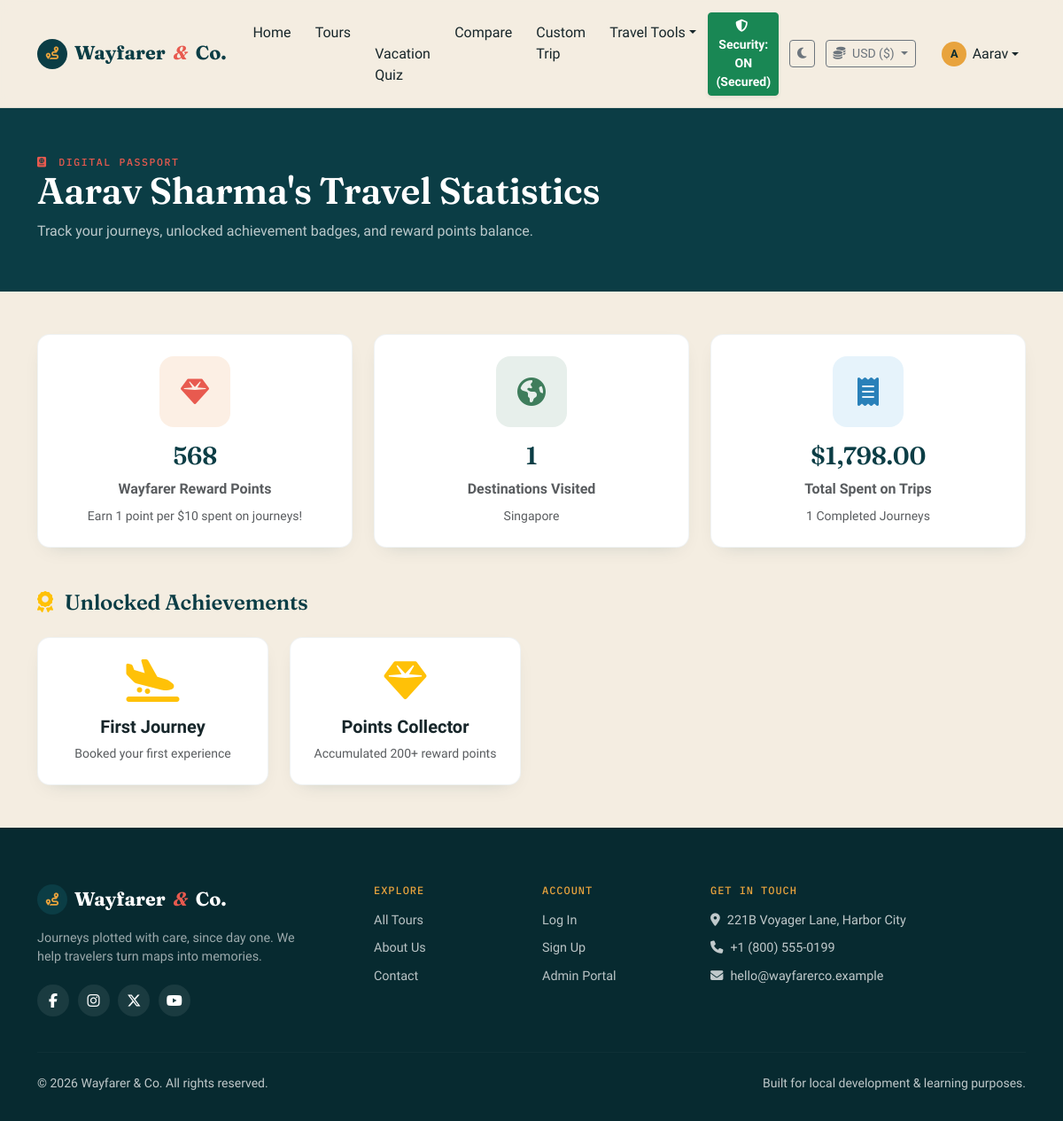
Page /profile/passport (signed in) on the committed database.
### models/user.py (models this page shows, shortened)
class User(db.Model):
    __tablename__ = "users"
    id = db.Column(db.Integer, primary_key=True)
    name = db.Column(db.String(120), nullable=False)
    email = db.Column(db.String(150), unique=True, nullable=False, index=True)
    phone = db.Column(db.String(20), nullable=True)
    password_hash = db.Column(db.String(255), nullable=False)
    role = db.Column(db.String(20), nullable=False, default="user")  # 'user' or 'admin'
    reward_points = db.Column(db.Integer, default=100, nullable=False)
    referral_code = db.Column(db.String(30), unique=True, nullable=True)
    is_active = db.Column(db.Boolean, default=True, nullable=False)
    created_at = db.Column(db.DateTime, default=datetime.utcnow)
    bookings = db.relationship("Booking", backref="user", lazy=True, cascade="all, delete-orphan")
    feedbacks = db.relationship("Feedback", backref="user", lazy=True, cascade="all, delete-orphan")
    favorites = db.relationship("Favorite", backref="user", lazy=True, cascade="all, delete-orphan")
    def is_admin(self):
        return self.role == "admin"

### models/tour.py (models this page shows, shortened)
class Tour(db.Model):
    __tablename__ = "tours"
    id = db.Column(db.Integer, primary_key=True)
    name = db.Column(db.String(150), nullable=False)
    destination = db.Column(db.String(100), nullable=False, index=True)
    category = db.Column(db.String(50), nullable=False, default="General")
    description = db.Column(db.Text, nullable=False, default="")
    itinerary = db.Column(db.Text, nullable=True)
    duration = db.Column(db.String(50), nullable=False, default="")  # e.g. "5 Days / 4 Nights"
    price = db.Column(db.Float, nullable=False, default=0.0)
    child_price = db.Column(db.Float, nullable=False, default=0.0)
    available_seats = db.Column(db.Integer, nullable=False, default=0)
    start_date = db.Column(db.Date, nullable=True)
    end_date = db.Column(db.Date, nullable=True)
    image_url = db.Column(db.String(400), nullable=True)
    included = db.Column(db.Text, nullable=True)
    excluded = db.Column(db.Text, nullable=True)
    rating = db.Column(db.Float, nullable=False, default=4.5)
    difficulty = db.Column(db.String(30), nullable=False, default="Easy")  # Easy, Moderate, Challenging, Expedition
    season = db.Column(db.String(30), nullable=False, default="All Year")   # Spring, Summer, Autumn, Winter, All Year
    tags = db.Column(db.String(200), nullable=True, default="Popular, Recommended")  # Comma separated
    latitude = db.Column(db.Float, nullable=True, default=46.8182)
    longitude = db.Column(db.Float, nullable=True, default=8.2275)
    max_seats = db.Column(db.Integer, nullable=False, default=30)
    is_active = db.Column(db.Boolean, default=True, nullable=False)
    created_at = db.Column(db.DateTime, default=datetime.utcnow)
    bookings = db.relationship("Booking", backref="tour", lazy=True)
    feedbacks = db.relationship("Feedback", backref="tour", lazy=True)
    favorited_by = db.relationship("Favorite", backref="tour", lazy=True)

### routes/api.py (the view)
@api_bp.route("/profile/passport")
@login_required
def user_passport():
    user = get_current_user()
    user_bookings = Booking.query.filter_by(user_id=user.id).all()
    completed_bookings = [b for b in user_bookings if b.status == "Completed"]
    total_spent = sum(b.total_amount for b in completed_bookings)
    destinations_visited = set(b.tour.destination for b in completed_bookings if b.tour)
    badges = []
    if len(user_bookings) >= 1:
        badges.append({"title": "First Journey", "icon": "fa-plane-arrival", "desc": "Booked your first experience"})
    if len(destinations_visited) >= 3:
        badges.append({"title": "Globe Trotter", "icon": "fa-earth-americas", "desc": "Visited 3+ distinct destinations"})
    if total_spent >= 2000:
        badges.append({"title": "VIP Voyager", "icon": "fa-crown", "desc": "Spent over $2,000 on journeys"})
    if user.reward_points >= 200:
        badges.append({"title": "Points Collector", "icon": "fa-gem", "desc": "Accumulated 200+ reward points"})
    return render_template(
        "passport.html",
        user=user,
        completed_bookings=completed_bookings,
        destinations_visited=destinations_visited,
        total_spent=total_spent,
        badges=badges
    )

### templates/passport.html (shortened to what this page needs)
{% extends "base.html" %}
{% block content %}
<div class="wf-page-header">
    <div class="container">
        <div class="wf-eyebrow"><i class="fa-solid fa-passport me-1"></i> Digital Passport</div>
        <h1>{{ user.name }}'s Travel Statistics</h1>
        <p>Track your journeys, unlocked achievement badges, and reward points balance.</p>
    </div>
</div>
<div class="container py-5">
    <div class="row g-4">
        <div class="col-md-4">
            <div class="wf-panel p-4 text-center">
                <div class="wf-feature-icon mx-auto mb-3" style="background: rgba(230,126,34,0.12); color: var(--wf-coral); width:80px; height:80px; font-size:2rem;">
                    <i class="fa-solid fa-gem"></i>
                </div>
                <h3>{{ user.reward_points }}</h3>
                <div class="text-muted fw-semibold">Wayfarer Reward Points</div>
                <small class="text-muted d-block mt-2">Earn 1 point per $10 spent on journeys!</small>
            </div>
        </div>
        <div class="col-md-4">
            <div class="wf-panel p-4 text-center">
                <div class="wf-feature-icon mx-auto mb-3" style="background: rgba(63,125,92,0.12); color: var(--wf-palm); width:80px; height:80px; font-size:2rem;">
                    <i class="fa-solid fa-earth-americas"></i>
                </div>
                <h3>{{ destinations_visited|length }}</h3>
                <div class="text-muted fw-semibold">Destinations Visited</div>
                <small class="text-muted d-block mt-2">{{ destinations_visited|join(', ') if destinations_visited else 'None yet' }}</small>
            </div>
        </div>
        <div class="col-md-4">
            <div class="wf-panel p-4 text-center">
                <div class="wf-feature-icon mx-auto mb-3" style="background: rgba(52,152,219,0.12); color: #2980b9; width:80px; height:80px; font-size:2rem;">
                    <i class="fa-solid fa-receipt"></i>
                </div>
                <h3>{{ total_spent|currency }}</h3>
                <div class="text-muted fw-semibold">Total Spent on Trips</div>
                <small class="text-muted d-block mt-2">{{ completed_bookings|length }} Completed Journeys</small>
            </div>
        </div>
    </div>
    <h4 class="mt-5 mb-4"><i class="fa-solid fa-award text-warning me-2"></i> Unlocked Achievements</h4>
    <div class="row g-4">
        {% for b in badges %}
        <div class="col-md-3">
            <div class="wf-panel p-4 text-center h-100">
                <i class="fa-solid {{ b.icon }} fa-3x text-warning mb-3"></i>
                <h5 class="fw-bold">{{ b.title }}</h5>
                <p class="text-muted small mb-0">{{ b.desc }}</p>
            </div>
        </div>
        {% else %}
        <div class="col-12 text-muted">Complete your first trip to unlock achievement badges!</div>
        {% endfor %}
    </div>
</div>
{% endblock %}

### templates/base.html (shortened to what this page needs)
<!DOCTYPE html>
<html lang="en">
<head>
    <link href="https://cdnjs.cloudflare.com/ajax/libs/twitter-bootstrap/5.3.3/css/bootstrap.min.css" rel="stylesheet">
    <link href="https://cdnjs.cloudflare.com/ajax/libs/font-awesome/6.5.2/css/all.min.css" rel="stylesheet">
    <link href="{{ url_for('static', filename='css/style.css') }}" rel="stylesheet">
</head>
<body>
<nav class="navbar navbar-expand-lg wf-navbar sticky-top">
    <div class="container">
        <a class="navbar-brand wf-brand" href="{{ url_for('main.home') }}">
            <span class="wf-brand-mark"><i class="fa-solid fa-route"></i></span>
            Wayfarer<span class="wf-brand-dot">&amp;</span>Co.
        </a>
        <div class="collapse navbar-collapse" id="navMain">
            <ul class="navbar-nav mx-auto">
                <li class="nav-item"><a class="nav-link" href="{{ url_for('main.home') }}">Home</a></li>
                <li class="nav-item"><a class="nav-link" href="{{ url_for('tours.list_tours') }}">Tours</a></li>
                <li class="nav-item"><a class="nav-link" href="{{ url_for('tools.vacation_quiz') }}">Vacation Quiz</a></li>
                <li class="nav-item"><a class="nav-link" href="{{ url_for('api.compare_tours') }}">Compare</a></li>
                <li class="nav-item"><a class="nav-link" href="{{ url_for('api.custom_trip') }}">Custom Trip</a></li>
                <li class="nav-item dropdown">
                    <a class="nav-link dropdown-toggle" href="#" role="button" data-bs-toggle="dropdown">Travel Tools</a>
                </li>
            </ul>
            <ul class="navbar-nav align-items-lg-center gap-lg-2">
                <li class="nav-item me-lg-1">
                    {% if security_mode == 'OFF' %}
                    <a href="{{ url_for('main.toggle_security') }}" class="btn btn-sm btn-warning py-1 fw-bold text-dark shadow-sm" title="Click to ENABLE Security Mode (Secured)">
                        <i class="fa-solid fa-triangle-exclamation me-1"></i> Security: OFF (Vulnerable)
                    </a>
                    {% else %}
                    <a href="{{ url_for('main.toggle_security') }}" class="btn btn-sm btn-success py-1 fw-semibold shadow-sm" title="Click to DISABLE Security Mode (Lab Demo)">
                        <i class="fa-solid fa-shield-halved me-1"></i> Security: ON (Secured)
                    </a>
                    {% endif %}
                </li>
                <li class="nav-item me-lg-1">
                    <button class="btn btn-sm btn-outline-secondary py-1" id="themeToggleBtn" title="Toggle Dark/Light Mode">
                        <i class="fa-solid fa-moon"></i>
                    </button>
                </li>
                <li class="nav-item dropdown me-lg-2">
                    <button class="btn btn-sm btn-outline-secondary dropdown-toggle py-1" type="button" data-bs-toggle="dropdown" id="currencyBtn">
                        <i class="fa-solid fa-coins me-1"></i> USD ($)
                    </button>
                </li>
                {% if current_user %}
                <li class="nav-item dropdown">
                    <a class="nav-link dropdown-toggle wf-user-toggle" href="#" role="button" data-bs-toggle="dropdown">
                        <span class="wf-avatar">{{ current_user.name[0]|upper }}</span>
                        {{ current_user.name.split(' ')[0] }}
                    </a>
                </li>
                {% else %}
                <li class="nav-item"><a class="nav-link" href="{{ url_for('auth.login') }}">Log In</a></li>
                <li class="nav-item"><a class="btn wf-btn-primary btn-sm ms-lg-2" href="{{ url_for('auth.register') }}">Sign Up</a></li>
                {% endif %}
            </ul>
        </div>
    </div>
</nav>
<main>
    {% block content %}{% endblock %}
</main>
<footer class="wf-footer">
    <div class="container">
        <div class="row gy-4">
            <div class="col-lg-4">
                <a class="wf-brand wf-brand-footer" href="{{ url_for('main.home') }}">
                    <span class="wf-brand-mark"><i class="fa-solid fa-route"></i></span>
                    Wayfarer<span class="wf-brand-dot">&amp;</span>Co.
                </a>
                <p class="wf-footer-tagline">Journeys plotted with care, since day one. We help travelers turn maps into memories.</p>
                <div class="wf-social">
                    <a href="#"><i class="fa-brands fa-facebook-f"></i></a>
                    <a href="#"><i class="fa-brands fa-instagram"></i></a>
                    <a href="#"><i class="fa-brands fa-x-twitter"></i></a>
                    <a href="#"><i class="fa-brands fa-youtube"></i></a>
                </div>
            </div>
            <div class="col-lg-2 col-6">
                <h6 class="wf-footer-heading">Explore</h6>
                <ul class="wf-footer-links">
                    <li><a href="{{ url_for('tours.list_tours') }}">All Tours</a></li>
                    <li><a href="{{ url_for('main.about') }}">About Us</a></li>
                    <li><a href="{{ url_for('main.contact') }}">Contact</a></li>
                </ul>
            </div>
            <div class="col-lg-2 col-6">
                <h6 class="wf-footer-heading">Account</h6>
                <ul class="wf-footer-links">
                    <li><a href="{{ url_for('auth.login') }}">Log In</a></li>
                    <li><a href="{{ url_for('auth.register') }}">Sign Up</a></li>
                    <li><a href="{{ url_for('admin.login') }}">Admin Portal</a></li>
                </ul>
            </div>
            <div class="col-lg-4">
                <h6 class="wf-footer-heading">Get in touch</h6>
                <ul class="wf-footer-links">
                    <li><i class="fa-solid fa-location-dot me-2"></i>221B Voyager Lane, Harbor City</li>
                    <li><i class="fa-solid fa-phone me-2"></i>+1 (800) 555-0199</li>
                    <li><i class="fa-solid fa-envelope me-2"></i>hello@wayfarerco.example</li>
                </ul>
            </div>
        </div>
        <hr class="wf-footer-rule">
        <div class="d-flex flex-column flex-md-row justify-content-between align-items-center gap-2">
            <small>&copy; {{ 2026 }} Wayfarer &amp; Co. All rights reserved.</small>
            <small>Built for local development &amp; learning purposes.</small>
        </div>
    </div>
</footer>
</body>
</html>

### rows in the picture
User: name "A", name "Aarav", name "Aarav Sharma", reward_points "568"
Tour: destination "Singapore"

### other values in the picture
{{ destinations_visited|length }} "1"
{{ total_spent|currency }} "$1,798.00"
{{ completed_bookings|length }} "1"
{{ b.title }} "First Journey" "Points Collector"
{{ b.desc }} "Booked your first experience" "Accumulated 200+ reward points"
{{ 2026 }} "2026"
